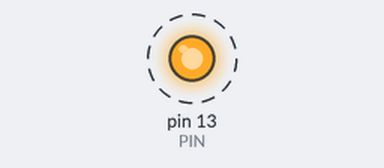
A sketch run on a simulated Arduino Uno, built with avr-gcc and run on an emulated ATmega328P. Shown: output pins drawn as LEDs (lit = HIGH). Dashed ring = blinking.

Above: at 0.02 s.
Timing chart, 0 to 3.0 s (numbered marks = the images above):
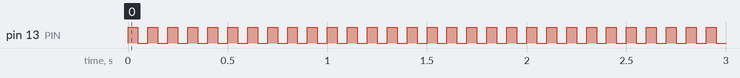

Measured:
- by itself, pin 13 (PIN): alternates HIGH for 0.05 s and LOW for 0.05 s

The sketch:

hola_mundo.ino
```cpp
#include <Arduino.h>
int PIN=13;
void setup() {
  pinMode(PIN,OUTPUT);
}

void loop() {
  digitalWrite(PIN,HIGH);
  delay(50);
  digitalWrite(PIN,LOW);
  delay(50);
}
```
